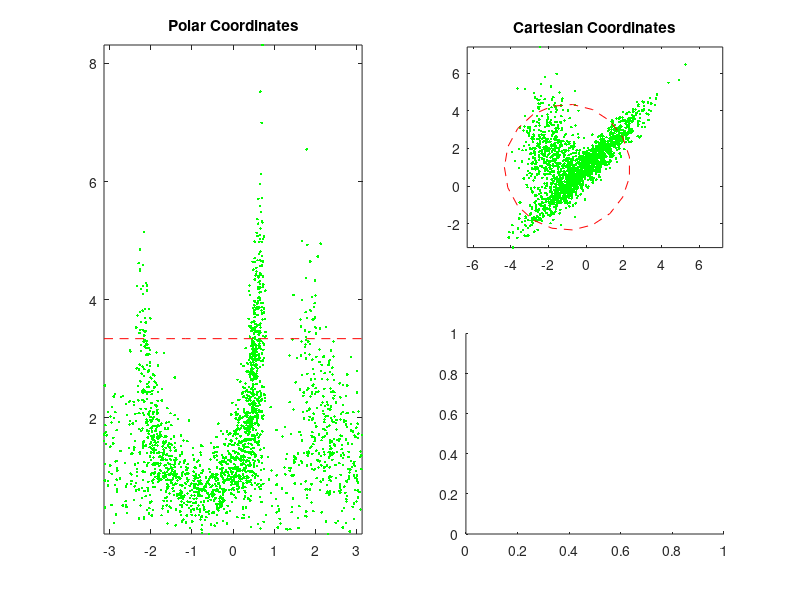

Reproduce this figure in MATLAB. (Note: this script raises an error after producing the figure.)
clf; hold on; 
clear;
%% Non-exceedance for quantile
Tau=[0.90]';
CrrLng=1; %correlation length (set to something big for convex)
Cnt=[-1 1]; %sensible centre point (not critical)

%% Set up interesting sample
n1=700*2;
n2=200*2;
n3=100*2;
n=n1+n2+n3;
Sigma1=2*[1 0.95;0.95 1];
X1=randn(n1,2)*sqrtm(Sigma1);
Sigma2=[0.5 0;0 2];
X2=randn(n2,2)*sqrtm(Sigma2);
Sigma3=0.5*[1 0;0 1];
X3=randn(n3,2)*sqrtm(Sigma3);
X=[X1+ones(n1,1)*[0 1];X2+ones(n2,1)*[-2 2];X3+ones(n3,1)*[-1 1]];


%% Trun data into polar coordinates
[A,R]=cart2pol(X(:,1)-Cnt(1),X(:,2)-Cnt(2));
[A,I]=sort(A); R=R(I);

nA=20; %number of angles
AngBin=linspace(-pi,pi,nA)'; %angle bins

R0=quantile(R,Tau)*ones(nA,1);  %inital radii
G=normpdf(R.*sin(AngBin'-A),0,CrrLng);



clf;
subplot(1,2,1)
plot(A,R,'k.');
hold on
plot(A(I),R(I),'g.');
axis tight
hold on;
plot(AngBin,R0,'r--')
title('Polar Coordinates')

subplot(2,2,2)
plot(X(:,1),X(:,2),'k.');
hold on
plot(X(I,1),X(I,2),'g.');
axis tight
hold on;
CX=Cnt(1)+R0.*cos(AngBin);
CY=Cnt(2)+R0.*sin(AngBin);
plot(CX,CY,'r--')
title('Cartesian Coordinates')
axis equal

subplot(2,2,4)
plot(AngBin,1-sum(IExc)./n,'k-')
title('Exceedence Probability')